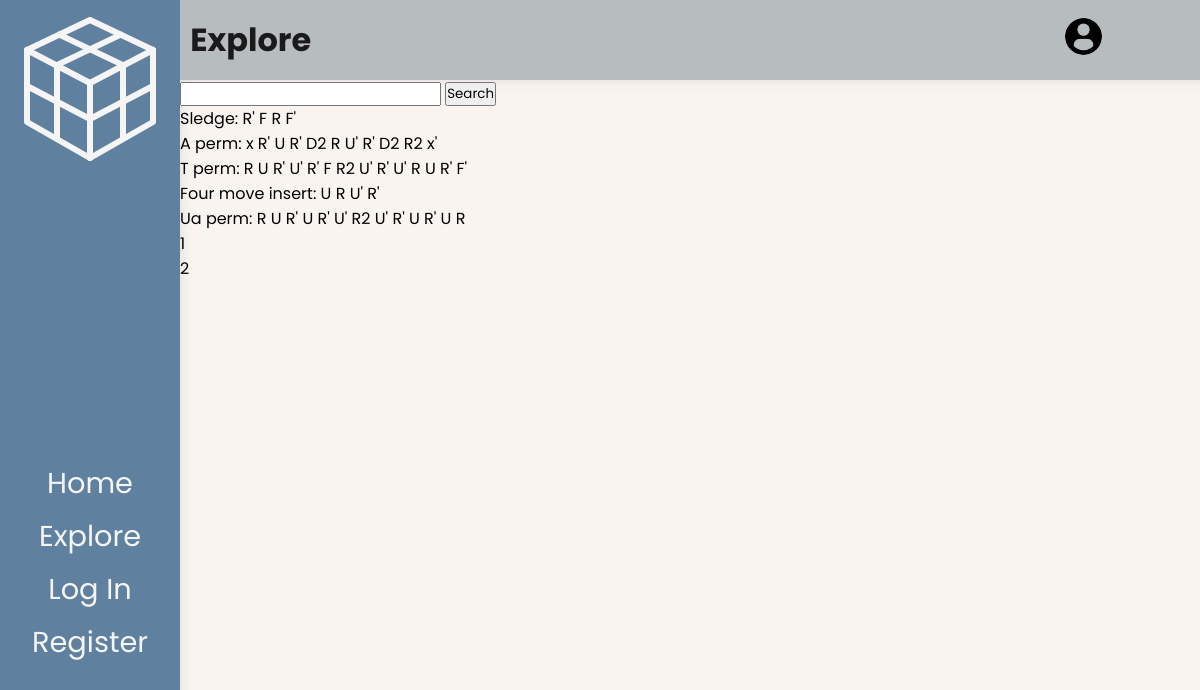
/explore/, run on an earlier commit of the app's database.
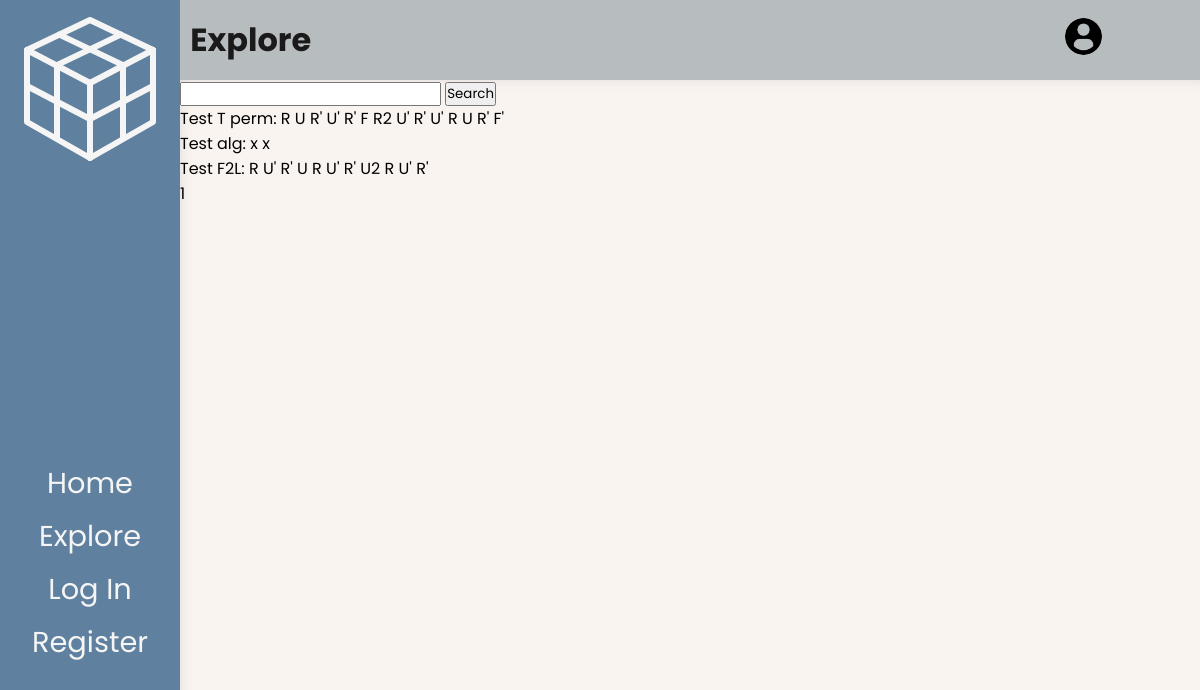
And on a later commit of the database.
### algorithms/models.py (models this page shows, shortened)
class Algorithm(models.Model):
    id = models.UUIDField(default=uuid.uuid4, unique=True, primary_key=True, editable=False)
    date_added = models.DateTimeField(auto_now_add=True)
    owner = models.ForeignKey(Profile, null=True, blank=True, on_delete=models.CASCADE)
    name = models.CharField(max_length=200)
    description = models.TextField(null=True, blank=True)
    content = models.CharField(max_length=200, null=False, validators=[
        RegexValidator(
            regex = r"^([RLUDFBMESrludfbxyz]{1}['2]? *)+$",
            message = "Invalid alogrithm.",
            code = "invalid_algorithm",
        )
    ])
    tags = models.ManyToManyField("Tag", blank=True)
    image = models.ImageField(null=True, blank=True, upload_to="algorithms/", default="/algorithms/default.png")

### algorithms/views.py (the view)
# urls.py: path('explore/', views.getExplore, name="explore-algs"),
def getExplore(request):
    allAlgs = Algorithm.objects.all()
    algs, tags_query = getAlgsByTag(request, allAlgs)
    algs, search_query = searchAlgs(algs, request)
    algs, custom_range = paginateAlgs(request, algs)
    tags_url = f'&tags={tags_query}' if tags_query != '' else ''
    search_url = f'&search_query={search_query}' if search_query != '' else ''
    curr_queries = tags_url + search_url
    curr_url = reverse('explore-algs')
    context = {
            'title' : 'Explore',
            'algs' : algs,
            'search_query' : search_query,
            'tags_query' : tags_query,
            'custom_range' : custom_range,
            'curr_queries' : curr_queries,
            'curr_url' : curr_url,
    }
    return render(request, 'algorithms/explore.html', context)

### algorithms/utils.py (called while the page is built, shortened)
def getAlgsByTag(request, algs):
    if not request.GET.get('tags'):
        return algs, ''

def searchAlgs(filtered_algs, request):
    search_query = ''
    if request.GET.get('search_query'):
        search_query = request.GET.get('search_query')
    algs = filtered_algs.distinct().filter(Q(name__icontains=search_query) | Q(description__icontains=search_query))
    return algs, search_query

def paginateAlgs(request, algs):
    results = 5
    page = request.GET.get('page')
    paginator = Paginator(algs, results)
    try:
        algs = paginator.page(page)
    except PageNotAnInteger:
        page = 1
        algs = paginator.page(page)
    except EmptyPage:
        page = paginator.num_pages
        algs = paginator.page(page)
    page = int(page)
    PAGE_COUNT = 5
    if page - PAGE_COUNT // 2 < 1:
        left_index = max(1, page - PAGE_COUNT // 2)
        right_pages = PAGE_COUNT - (page - left_index + 1)
        right_index = min(PAGE_COUNT + left_index - 1, paginator.num_pages)
    else:
        right_index = min(paginator.num_pages, page + PAGE_COUNT // 2)
        left_pages = PAGE_COUNT - (right_index - page + 1)
        left_index = max(1, right_index - PAGE_COUNT + 1)
    custom_range = range(left_index, right_index + 1)
    return algs, custom_range

### algorithms/templates/algorithms/explore.html
{% extends 'main.html' %}
{% block content %}
<div id="explore-content">
    {% include 'algorithms/searchbar.html' with curr_url=curr_url search_query=search_query %}
    <div id="explore-list">
        {% for alg in algs %}
            <div class="explore-alg-card">
                {{alg.name}}:
                {{alg.content}}
            </div>
        {% endfor %}
    </div>
    {% include 'algorithms/page-controls.html' with custom_range=custom_range curr_url=curr_url %}
</div>
{% endblock content %}

### templates/main.html (shortened to what this page needs)
{% load static %}
<!DOCTYPE html>
<html lang="en">
<head>
    <link rel="stylesheet" type="text/css" href="{% static 'css/main.css' %}">
    <link rel="stylesheet" type="text/css" href="{% static 'css/navbar.css' %}">
    <link rel="stylesheet" type="text/css" href="{% static 'css/topcard.css' %}">
</head>
<body data-theme="light">
    <div id="navbar-container" class="body-grid-item">
        {% include 'navbar.html' %}
    </div>
    <div id="topcard-container" class="body-grid-item">
        {% include 'topcard.html' with title=title %}
    </div>
    <div id="content-container" class="body-grid-item">
        <div id="main-content">
            {% block content %}
            {% endblock content %}
        </div>
    </div>
</body>
</html>

### templates/navbar.html (shortened to what this page needs)
{% load static %}
<div id="navbar-content">
    <a href="{% url 'algs-main' %}" draggable="false">
        <img id="navbar-logo" src="{% static 'img/navbar-logo.svg' %}" alt="Cube logo" draggable="false">
    </a>
    <div id="navbar-options">
        <div class="nav-item clickable"><a href="{% url 'algs-main' %}">Home</a></div>
        <div class="nav-item clickable"><a href="{% url 'explore-algs' %}">Explore</a></div>
        {% if request.user.is_authenticated %}
            <div class="nav-item clickable"><a href="{% url 'my-algs' %}">My Algs</a></div>
            <div class="nav-item clickable"><a href="{% url 'logout' %}" id="login">Log Out</a></div>
        {% else %}
            <div class="nav-item clickable"><a href="{% url 'login' %}?next={{request.path}}" id="login">Log In</a></div>
            <div class="nav-item clickable"><a href="{% url 'register' %}" id="login">Register</a></div>
        {% endif %}
    </div>
</div>

### templates/topcard.html
{% load static %}
<div id="topcard-content">
    <div id="page-title-container">
        <h1 id="page-title">{{title}}</h1>
    </div>
    <div id="profile-card">
        {% if request.user.is_authenticated %}
        <a href="{% url 'account' %}">
            <img src="{{request.user.profile.image.url}}" alt="User profile picture." class="clickable">
        </a>
        <div id="topcard-username" class="clickable">
            <a href="{% url 'account' %}">
                {{request.user.username}}
            </a>
        </div>
        {% else %}
        <a href="{% url 'login' %}?next={{request.path}}">
            <img src="{% static 'img/default.png' %}" alt="User profile picture." class="clickable">
        </a>
        {% endif %}
    </div>
</div>

### algorithms/templates/algorithms/searchbar.html
<div class="searchbar-card">
    <form action="{{curr_url}}" method="GET" class="search-form">
        <input type="text" name="search_query" class="searchbar-input" value={{search_query}}>
        <input class="searchbar-button" type="submit" value="Search">
    </form>
</div>

### algorithms/templates/algorithms/page-controls.html
<div class="page-controls-container">
    <ul class="page-controls">
        {% for number in custom_range %}
            <li><a href="?page={{number}}{{curr_queries}}">{{number}}</a></li>
        {% endfor %}
    </ul>
</div>

### static/css/main.css (style rules this page uses)
:root { --primary-color: #faf4f0; --secondary-color: #99a88c; --third: #5f809e; --on-primary: #B7BCBF; --extra1: #0D3B66; --extra2: #FFE2C3; --text1: #f5f5f5; --text2: #1a1a1a; }
* { margin: 0; padding: 0; box-sizing: border-box; }
body { font-family: "Poppins", sans-serif; background: var(--primary-color); height: 100vh; width: 100vw; display: grid; grid-template-rows: repeat(20, 5%); grid-template-columns: repeat(20, 5%); }
input { font-family: "Poppins", sans-serif !important; }
.body-grid-item { border: none; }
#navbar-container { grid-area: 1 / 1 / 21 / 4; background: var(--third); }
#topcard-container { grid-area: 1 / 4 / 3 / 21; background: var(--on-primary); }
#content-container { grid-area: 3 / 4 / 21 / 21; background: var(--primary-color); }
a { text-decoration: none; color: inherit; }
.clickable { cursor: pointer; }
#main-content { width: 100%; height: 100%; overflow-y: auto; -webkit-box-shadow: inset 8px 8px 18px -15px rgba(182, 182, 182, 1); -moz-box-shadow: inset 8px 8px 18px -15px rgba(182, 182, 182, 1); box-shadow: inset 8px 8px 18px -15px rgba(182, 182, 182, 1); }

### static/css/navbar.css (style rules this page uses)
#navbar-content { height: 100%; width: 100%; display: flex; flex-direction: column; align-items: center; justify-content: space-around; color: var(--text1); font-size: 1.8rem; }
#navbar-logo { margin-top: 12%; height: 5em; width: 5em; user-select: none; }
#navbar-options { height: 40%; margin-top: auto; margin-bottom: 10%; display: flex; flex-direction: column; gap: 0.35em; align-items: center; user-select: none; }
.nav-item { transition: filter 0.08s; }

### static/css/topcard.css (style rules this page uses)
#topcard-content { height: 100%; width: 100%; display: flex; align-items: center; justify-content: space-between; color: var(--text2); }
#page-title-container { margin-left: 1%; user-select: none; }
#page-title { height: 100%; text-align: center; cursor: default; }
#profile-card { margin-left: auto; margin-right: 1.5%; width: 8em; height: 85%; padding: 0.5rem; display: flex; align-items: center; justify-content:start; gap: 0.8em; user-select: none; }
#profile-card img { height: 2.3em; width: 2.3em; border-radius: 50%; }

What changed in the data, as far as the page shows it:
removed Algorithm: name "Sledge", content "R' F R F'"
removed Algorithm: name "A perm", content "x R' U R' D2 R U' R' D2 R2 x'"
removed Algorithm: name "T perm", content "R U R' U' R' F R2 U' R' U' R U R' F'"
removed Algorithm: name "Four move insert", content "U R U' R'"
removed Algorithm: name "Ua perm", content "R U R' U R' U' R2 U' R' U R' U R"
added Algorithm: name "Test T perm", content "R U R' U' R' F R2 U' R' U' R U R' F'"
added Algorithm: name "Test alg", content "x x"
added Algorithm: name "Test F2L", content "R U' R' U R U' R' U2 R U' R'"
Also different on the page:
list line gone: "2"
